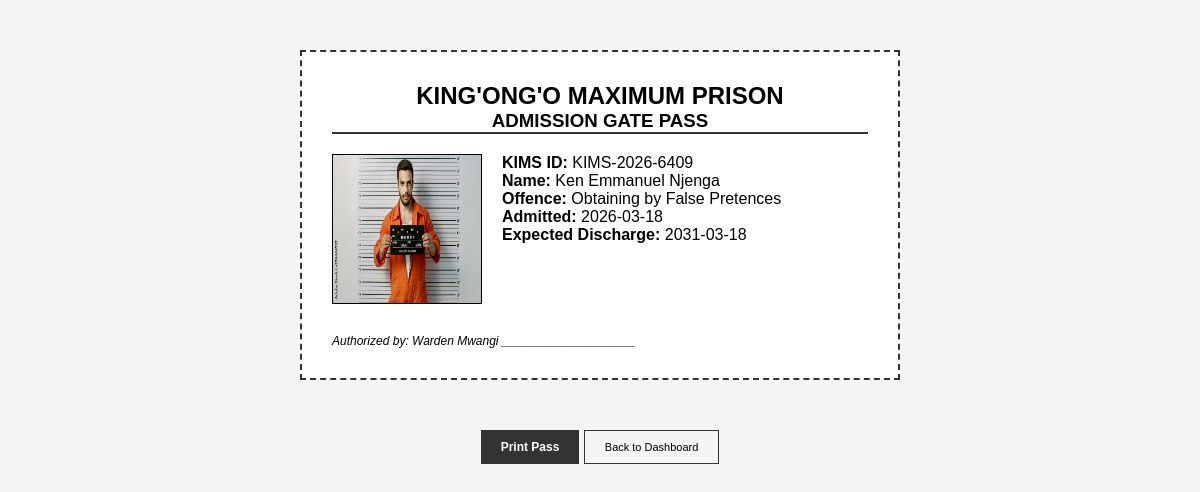
/registration_success.php?id=KIMS-2026-6409, run on the app's committed database.
### tables this page shows
CREATE TABLE `inmates` (
  `inmate_id` int(11) NOT NULL,
  `kims_id` varchar(20) NOT NULL,
  `full_name` varchar(100) NOT NULL,
  `offence_category` varchar(100) DEFAULT NULL,
  `date_admitted` date DEFAULT NULL,
  `block_id` int(11) DEFAULT NULL,
  `status` varchar(20) DEFAULT 'In Custody',
  `discharged_by` varchar(255) DEFAULT NULL,
  `id_number` varchar(9) DEFAULT NULL,
  `dob` date DEFAULT NULL,
  `gender` varchar(10) DEFAULT NULL,
  `photo_url` varchar(255) DEFAULT 'default.png',
  `edd` date DEFAULT NULL,
  `sentence_years` decimal(5,2) DEFAULT NULL
);

### registration_success.php (the view, shortened to what this page needs)
<?php
include 'db_connect.php';
$id = $_GET['id'];
$sql = "SELECT * FROM inmates WHERE kims_id = '$id'";
$res = $conn->query($sql);
$inmate = $res->fetch_assoc();
?>
<!DOCTYPE html>
<html lang="en">
<head>
    <link rel="stylesheet" href="style.css">
</head>
<body style="background: #f4f4f4;">
    <div class="gate-pass">
        <div class="pass-header">
            <h2>KING'ONG'O MAXIMUM PRISON</h2>
            <h3>ADMISSION GATE PASS</h3>
        </div>
        <div class="pass-body">
            <img src="uploads/<?php echo $inmate['photo_url']; ?>" width="150" height="150" style="border:1px solid #000;">
            <div>
                <p><strong>KIMS ID:</strong> <?php echo $inmate['kims_id']; ?></p>
                <p><strong>Name:</strong> <?php echo $inmate['full_name']; ?></p>
                <p><strong>Offence:</strong> <?php echo $inmate['offence_category']; ?></p>
                <p><strong>Admitted:</strong> <?php echo $inmate['date_admitted']; ?></p>
                <p><strong>Expected Discharge:</strong> <?php echo $inmate['edd']; ?></p>
            </div>
        </div>
        <div style="margin-top:30px; font-style: italic; font-size: 12px;">
            Authorized by: Warden Mwangi ____________________
        </div>
    </div>
    <div class="no-print" style="text-align:center;">
        <button onclick="window.print()" class="btn-primary">Print Pass</button>
        <button onclick="location.href='dashboard.php'" class="btn-secondary">Back to Dashboard</button>
    </div>
</body>
</html>

### style.css (style rules this page uses)
* { margin: 0; padding: 0; box-sizing: border-box; font-family: Arial, sans-serif; }
body { background-color: #f4f4f4; }
.btn-primary { background-color: #333333; color: white; padding: 10px 20px; border: none; font-weight: bold; cursor: pointer; font-size: 12px; }
.btn-secondary { background-color: #f5f5f5; border: 1px solid #333; padding: 10px 20px; font-size: 11px; cursor: pointer; }

### registration_success.php (style rules this page uses)
.gate-pass { background: white; border: 2px dashed #333; padding: 30px; width: 600px; margin: 50px auto; }
.pass-header { text-align: center; border-bottom: 2px solid #333; margin-bottom: 20px; }
.pass-body { display: flex; gap: 20px; }

### data on the page
inmates: photo_url (picture), kims "KIMS-2026-6409", full_name "Ken Emmanuel Njenga", offence_category "Obtaining by False Pretences", date_admitted "2026-03-18", edd "2031-03-18"
